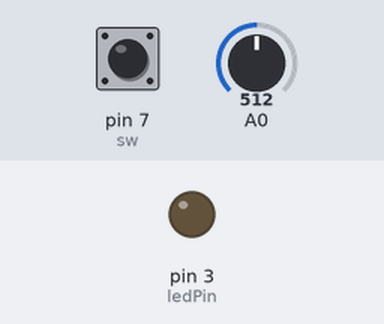
Simulated run of this sketch. Board: Arduino Uno, built with avr-gcc and run on an emulated ATmega328P. Parts: output pins drawn as LEDs (lit = HIGH). Inputs (shaded band) come from the test bench; at power-on: pin 7 (sw) LOW, A0 = 512. What the sketch prints to the serial monitor is not drawn.

Above: at 1.2 s.
1.3 s: pin 7 (sw) pulled HIGH for 1 s
At 2.06 s:
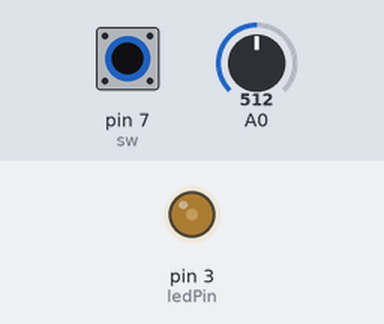
3.8 s: pin 7 (sw) pulled HIGH for 3.2 s
At 4.25 s:
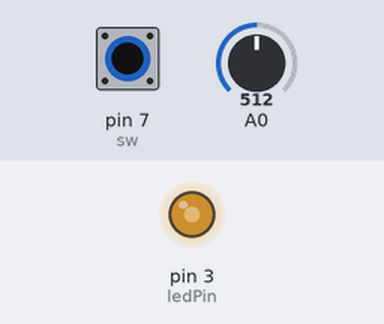
At 5.45 s:
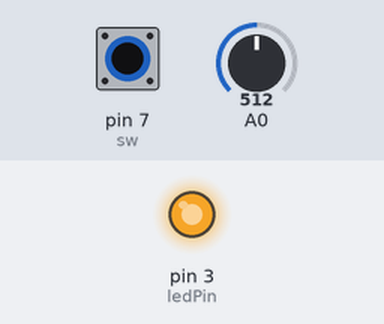
Timing chart, 0 to 9.3 s (numbered marks = the images above; inputs shaded):
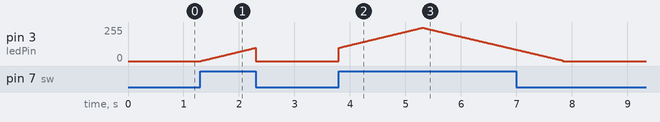

Measured:
- after the input at 1.3 s, pin 3 (ledPin): rises from 0/255 to 99/255 in 0.98 s, then falls to 0/255 in 0.01 s
- after the input at 3.8 s, pin 3 (ledPin): rises from 0/255 to 250/255 in 1.5 s, then falls to 0/255 in 2.5 s

The sketch:

Metal.ino
```cpp
int ledPin = 3;
int sw = 7;
int bright = 0;
void setup() {
  // put your setup code here, to run once:
  Serial.begin(9600);
  pinMode(ledPin, OUTPUT);
  pinMode(sw, INPUT);

}

void loop() {
  if(digitalRead(sw) == HIGH){
    if(bright == 250){
      while(bright > 5){
        analogWrite(ledPin,bright);
        bright--;
        Serial.println(analogRead(A0));
        delay(10);
      }
    }
    analogWrite(ledPin,bright);
    bright++;
    delay(10);
  }
  else{
    digitalWrite(ledPin,LOW);  Serial.println(analogRead(A0));

  }
}
```
